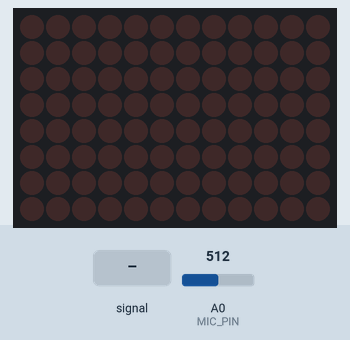
Bench run of a sketch on a simulated Arduino Uno R4 WiFi. On the bench: 12×8 LED matrix. The test bench sets the inputs (shaded band); at power-on: A0 (MIC_PIN) = 512 (analog values on the 0–1023 scale).

Above: at 1.2 s.
1.3 s: A0 (MIC_PIN) fed a 1000 Hz sine of ±255 counts around its level
At 1.45 s:
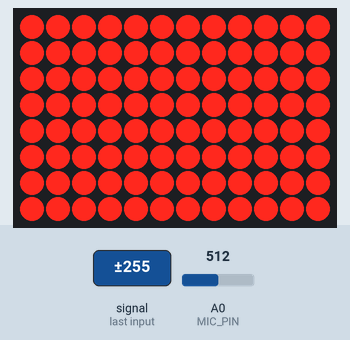
3.7 s: A0 (MIC_PIN) fed a 200 Hz sine of ±255 counts around its level
At 5.37 s:
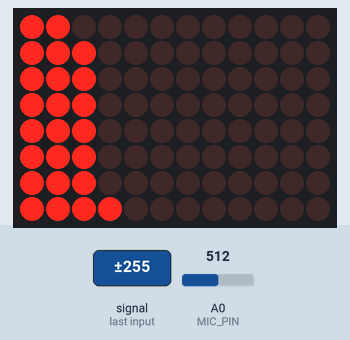
6.1 s: A0 (MIC_PIN) fed a 2 Hz sine of ±306 counts around its level
At 7.63 s:
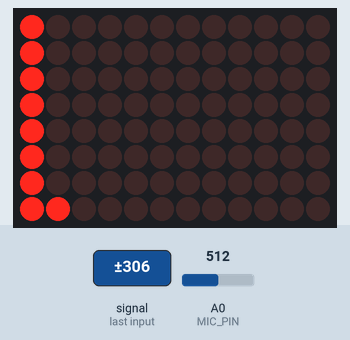
8.2 s: A0 (MIC_PIN) fed a 50 Hz sine of ±306 counts around its level
At 8.49 s:
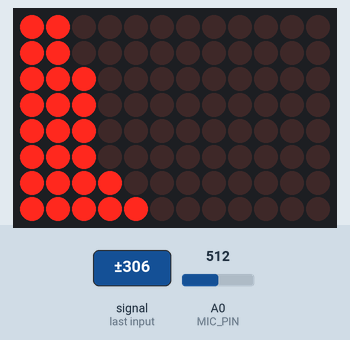
10.7 s: A0 (MIC_PIN) fed a 200 Hz sine of ±255 counts around its level
At 11.28 s:
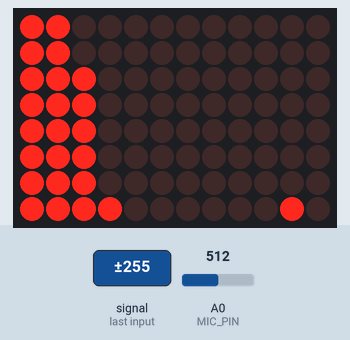
13.5 s: A0 (MIC_PIN) fed a 1000 Hz sine of ±255 counts around its level
At 13.95 s:
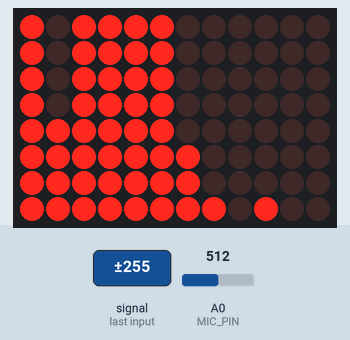

The sketch:

Audio_FFT.ino
```cpp
#include <Arduino.h>
#include "Arduino_LED_Matrix.h"
#include <string.h>  // for memset

ArduinoLEDMatrix matrix;

// ===== CONFIGURATION =====
#define N                       64                       // FFT size (must be power of 2)
#define SAMPLE_RATE             8000                     // Sample Rate in Hz
#define MIC_PIN                 A0
#define PERIOD_US               (1000000UL / SAMPLE_RATE)

// Display scaling options
#define USE_AUTO_GAIN           false                   // Automatic level adjustment
#define USE_LOG_SCALE           false                   // Logarithmic frequency binning
#define MANUAL_SCALE_FACTOR     40.0                    // Used when AUTO_GAIN is false
#define MIN_DISPLAY_HEIGHT      0                       // Noise floor threshold

// Pre-calculated constants
#define LOG2_N                  6                       // log2(64) = 6
#define N_HALF                  (N >> 1)                // N/2 = 32
#define BINS_PER_COLUMN         ((N_HALF - 1) / 12)     // Pre-calculate bins per column

// ===== GLOBAL BUFFERS =====
float real[N];
float imag[N];
float mag[N_HALF];
uint8_t frame[8][12];


#if USE_LOG_SCALE
static const uint8_t bin_edges[13] PROGMEM = {1, 2, 3, 5, 7, 10, 14, 19, 25, 33, 43, 56, N_HALF};
#endif


// ===== Bit Reversal =====
static inline uint16_t reverse_bits(uint16_t x, const uint8_t bits)
{
    uint16_t y = 0;
    for(uint8_t i = 0; i < bits; i++)
    {
        y = (y << 1) | (x & 1);
        x >>= 1;
    }
    return y;
}


// ===== Hann Window Function =====
void apply_Hann_window(float *data)
{
    const float factor = ((2.0 * PI) / (N - 1));

    for(uint8_t i = 0; i < N; i++)
    {
        data[i] *= (0.5 * (1.0 - cos(factor * i)));
    }
}


// ===== Cooley-Tukey FFT =====
void fft(float *real, float *imag)
{
    for(uint8_t i = 0; i < N; i++)
    {
        uint8_t j = reverse_bits(i, LOG2_N);

        if(j > i)
        {
            // Swap real and imaginary parts
            float temp = real[i];
            real[i] = real[j];
            real[j] = temp;

            temp = imag[i];
            imag[i] = imag[j];
            imag[j] = temp;
        }
    }

    for(uint8_t s = 1; s <= LOG2_N; s++)
    {
        const uint8_t m = (1 << s);
        const float angle = (-2.0 * PI) / m;
        const float wm_real = cos(angle);
        const float wm_imag = sin(angle);

        for(uint8_t k = 0; k < N; k += m)
        {
            float w_real = 1.0;
            float w_imag = 0.0;

            const uint8_t half_m = (m >> 1);
            for(uint8_t j = 0; j < half_m; j++)
            {
                const uint8_t u = k + j;
                const uint8_t t = u + half_m;

                const float tr = (w_real * real[t]) - (w_imag * imag[t]);
                const float ti = (w_real * imag[t]) + (w_imag * real[t]);

                real[t] = real[u] - tr;
                imag[t] = imag[u] - ti;
                real[u] += tr;
                imag[u] += ti;

                const float tmp = w_real;
                w_real = (tmp * wm_real) - (w_imag * wm_imag);
                w_imag = (tmp * wm_imag) + (w_imag * wm_real);
            }
        }
    }
}


// ===== ADC sampling =====
void sample_ADC(void)
{
    float dc_sum = 0.0;

    for(uint8_t i = 0; i < N; i++)
    {
        const uint32_t t0 = micros();

        const uint16_t raw_adc = analogRead(MIC_PIN);
        real[i] = (float)raw_adc;
        dc_sum += raw_adc;
        imag[i] = 0.0;

        while((micros() - t0) < PERIOD_US);
    }

    const float dc_offset = (dc_sum / N);
    for(uint8_t i = 0; i < N; i++)
    {
        real[i] -= dc_offset;
    }
}


// ===== Compute magnitude spectrum =====
void compute_magnitude_spectrum(void)
{
    for(uint8_t i = 0; i < N_HALF; i++)
    {
        mag[i] = sqrt((real[i] * real[i]) + (imag[i] * imag[i]));
    }
}


// ===== Auto gain computation =====
static inline float calculate_scale(void)
{
    float scale = 0.0;

    if(USE_AUTO_GAIN)
    {
        float max_mag = 0.0;

        for(uint8_t i = 1; i < N_HALF; i++)
        {
            if(mag[i] > max_mag)
            {
                max_mag = mag[i];
            }
        }

        if(max_mag > 0)
        {
            scale = (8.0 / max_mag);
        }
        else
        {
            scale = (1.0 / MANUAL_SCALE_FACTOR);
        }
    }
    else
    {
        scale = (1.0 / MANUAL_SCALE_FACTOR);
    }

    return scale;
}


// ===== Display: Linear frequency binning =====
void draw_linear_spectrum(void)
{
    memset(frame, 0, sizeof(frame));

    const float scale = calculate_scale();

    for(uint8_t col = 0; col < 12; col++)
    {
        float sum = 0.0;  // Reset for each column

        const uint8_t bin_start = (col * BINS_PER_COLUMN) + 1;
        const uint8_t bin_end = bin_start + BINS_PER_COLUMN;

        for(uint8_t bin = bin_start; bin < bin_end && bin < N_HALF; bin++)
        {
            sum += mag[bin];
        }

        const float avg_level = sum / BINS_PER_COLUMN;
        uint8_t height = constrain((int)(avg_level * scale), 0, 8);

        #if MIN_DISPLAY_HEIGHT > 0
        if(height < MIN_DISPLAY_HEIGHT)
        {
            height = 0;
        }
        #endif

        for(uint8_t row = 0; row < height; row++)
        {
            frame[7 - row][col] = 1;
        }
    }

    matrix.renderBitmap(frame, 8, 12);
}


// ===== Display : Logarithmic frequency binning =====
#if USE_LOG_SCALE
void draw_logarithmic_spectrum(void)
{
    memset(frame, 0, sizeof(frame));

    const float scale = calculate_scale();

    for(uint8_t col = 0; col < 12; col++)
    {
        float sum = 0.0;

        const uint8_t edge_start = pgm_read_byte(& bin_edges[col]);
        const uint8_t edge_end = pgm_read_byte(& bin_edges[col + 1]);
        const uint8_t count = edge_end - edge_start;

        for(uint8_t i = edge_start; i < edge_end; i++)
        {
            sum += mag[i];
        }

        const float avg_level = (sum / count);
        uint8_t height = constrain((int)(avg_level * scale), 0, 8);

        #if MIN_DISPLAY_HEIGHT > 0
        if(height < MIN_DISPLAY_HEIGHT)
        {
            height = 0;
        }
        #endif

        for(uint8_t row = 0; row < height; row++)
        {
            frame[7 - row][col] = 1;
        }
    }

    matrix.renderBitmap(frame, 8, 12);
}
#endif


void setup(void)
{
    #if (N & (N - 1)) != 0
        #error "N must be a power of 2"
    #endif

    analogReadResolution(14);
    matrix.begin();
}


void loop(void)
{
    sample_ADC();
    apply_Hann_window(real);
    fft(real, imag);
    compute_magnitude_spectrum();

    #if USE_LOG_SCALE
        draw_logarithmic_spectrum();
    #else
        draw_linear_spectrum();
    #endif
}
```

Measured:
- after the input at 1.3 s, the display: changes at once (image 1)
- after the input at 3.7 s, the display: first changes after 0.06 s (image 2 shows a later state)
- after the input at 6.1 s, the display: first changes after 0.07 s (image 3 shows a later state)
- after the input at 8.2 s, the display: changes after 0.14 s (image 4)
- after the input at 10.7 s, the display: first changes after 0.09 s (image 5 shows a later state)
- after the input at 13.5 s, the display: changes after 0.31 s (image 6)
